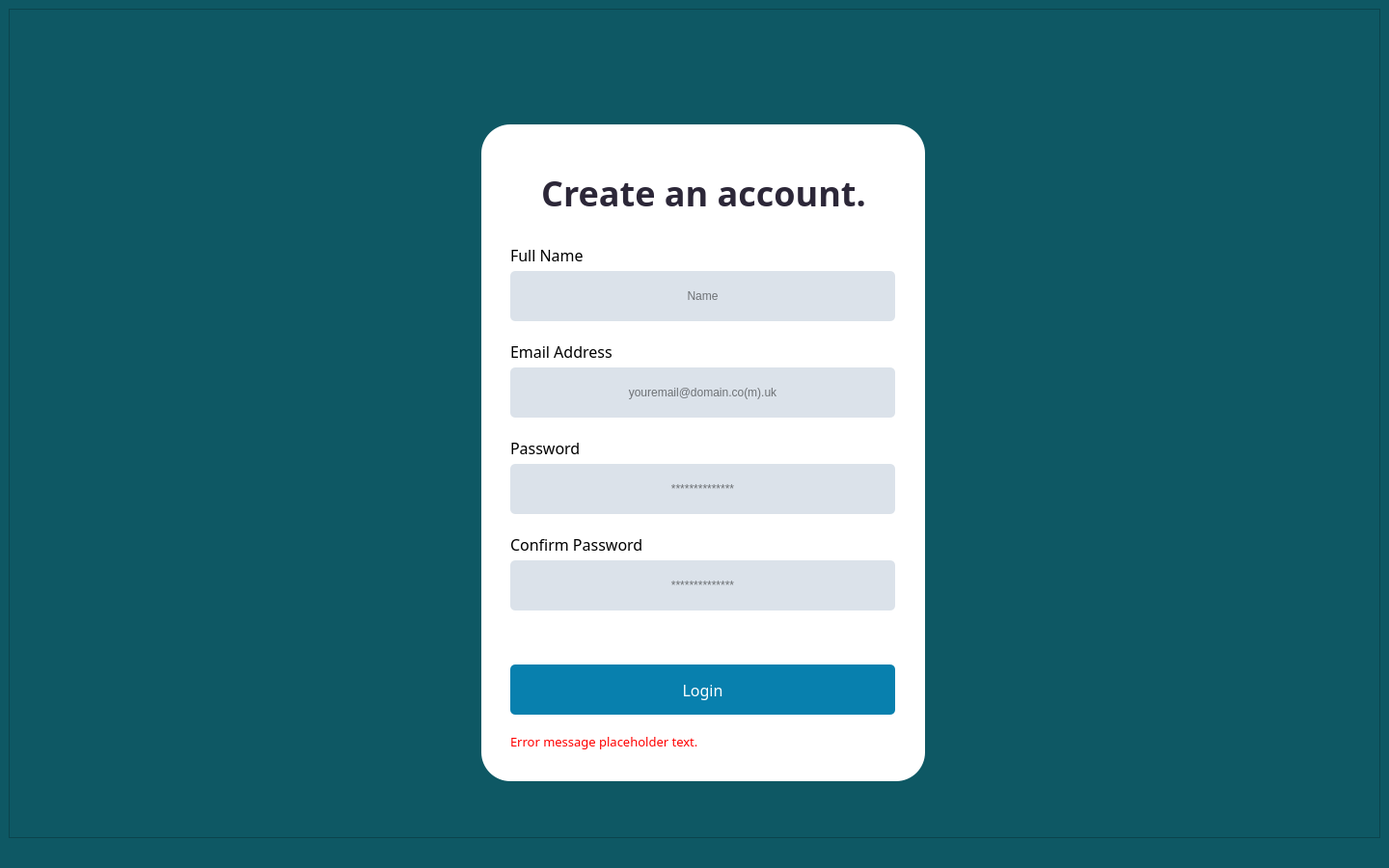
<?xml version="1.0" encoding="UTF-8"?>
<ui version="4.0">
 <class>Login_Main_Window</class>
 <widget class="QMainWindow" name="Login_Main_Window">
  <property name="geometry">
   <rect>
    <x>0</x>
    <y>0</y>
    <width>1440</width>
    <height>900</height>
   </rect>
  </property>
  <property name="sizePolicy">
   <sizepolicy hsizetype="Minimum" vsizetype="Minimum">
    <horstretch>0</horstretch>
    <verstretch>0</verstretch>
   </sizepolicy>
  </property>
  <property name="minimumSize">
   <size>
    <width>1440</width>
    <height>900</height>
   </size>
  </property>
  <property name="maximumSize">
   <size>
    <width>1440</width>
    <height>900</height>
   </size>
  </property>
  <property name="windowTitle">
   <string>Create an Account</string>
  </property>
  <property name="styleSheet">
   <string notr="true">background-color: rgb(14, 88, 100);</string>
  </property>
  <widget class="QWidget" name="centralwidget">
   <layout class="QGridLayout" name="gridLayout">
    <item row="0" column="1">
     <widget class="QFrame" name="Main_Frame">
      <property name="frameShape">
       <enum>QFrame::StyledPanel</enum>
      </property>
      <property name="frameShadow">
       <enum>QFrame::Raised</enum>
      </property>
      <widget class="QFrame" name="create_account_frame">
       <property name="geometry">
        <rect>
         <x>490</x>
         <y>120</y>
         <width>460</width>
         <height>681</height>
        </rect>
       </property>
       <property name="styleSheet">
        <string notr="true">background-color: rgb(255, 255, 255);
border-color: rgb(255, 255, 255);
border-radius: 30px; 
border: 2px;</string>
       </property>
       <property name="frameShape">
        <enum>QFrame::StyledPanel</enum>
       </property>
       <property name="frameShadow">
        <enum>QFrame::Raised</enum>
       </property>
       <widget class="QLabel" name="lbl_create_account">
        <property name="geometry">
         <rect>
          <x>0</x>
          <y>40</y>
          <width>461</width>
          <height>61</height>
         </rect>
        </property>
        <property name="font">
         <font>
          <family>IBM Plex Sans</family>
          <pointsize>27</pointsize>
          <weight>75</weight>
          <bold>true</bold>
         </font>
        </property>
        <property name="styleSheet">
         <string notr="true">color: rgb(44, 39, 56);</string>
        </property>
        <property name="text">
         <string>Create an account.</string>
        </property>
        <property name="alignment">
         <set>Qt::AlignCenter</set>
        </property>
       </widget>
       <widget class="QLabel" name="lbl_password">
        <property name="geometry">
         <rect>
          <x>30</x>
          <y>420</y>
          <width>351</width>
          <height>31</height>
         </rect>
        </property>
        <property name="font">
         <font>
          <family>IBM Plex Sans</family>
          <pointsize>12</pointsize>
          <weight>50</weight>
          <bold>false</bold>
         </font>
        </property>
        <property name="text">
         <string>Confirm Password</string>
        </property>
       </widget>
       <widget class="QPushButton" name="btn_create_account">
        <property name="geometry">
         <rect>
          <x>30</x>
          <y>560</y>
          <width>399</width>
          <height>52</height>
         </rect>
        </property>
        <property name="font">
         <font>
          <family>IBM Plex Sans</family>
          <pointsize>12</pointsize>
         </font>
        </property>
        <property name="styleSheet">
         <string notr="true">background-color: rgb(8, 128, 174);
color: rgb(255, 255, 255);
border-color: rgb(8, 128, 174);
border-radius: 5px; 
border: 2px;</string>
        </property>
        <property name="text">
         <string>Login</string>
        </property>
       </widget>
       <widget class="QLineEdit" name="edit_enter_password">
        <property name="geometry">
         <rect>
          <x>30</x>
          <y>452</y>
          <width>399</width>
          <height>52</height>
         </rect>
        </property>
        <property name="styleSheet">
         <string notr="true">background-color: rgb(219, 226, 234);
border-color: rgb(219, 226, 234);
border-radius: 5px; 
border: 2px;</string>
        </property>
        <property name="echoMode">
         <enum>QLineEdit::Password</enum>
        </property>
        <property name="cursorPosition">
         <number>0</number>
        </property>
        <property name="alignment">
         <set>Qt::AlignCenter</set>
        </property>
        <property name="placeholderText">
         <string>**************</string>
        </property>
       </widget>
       <widget class="QLabel" name="lbl_error_placeholder">
        <property name="geometry">
         <rect>
          <x>30</x>
          <y>630</y>
          <width>421</width>
          <height>20</height>
         </rect>
        </property>
        <property name="font">
         <font>
          <family>IBM Plex Sans</family>
          <pointsize>10</pointsize>
         </font>
        </property>
        <property name="styleSheet">
         <string notr="true">color: rgb(255, 0, 0);</string>
        </property>
        <property name="text">
         <string>Error message placeholder text.</string>
        </property>
       </widget>
       <widget class="QLabel" name="lbl_password_2">
        <property name="geometry">
         <rect>
          <x>30</x>
          <y>120</y>
          <width>351</width>
          <height>31</height>
         </rect>
        </property>
        <property name="font">
         <font>
          <family>IBM Plex Sans</family>
          <pointsize>12</pointsize>
          <weight>50</weight>
          <bold>false</bold>
         </font>
        </property>
        <property name="text">
         <string>Full Name</string>
        </property>
       </widget>
       <widget class="QLineEdit" name="edit_enter_password_2">
        <property name="geometry">
         <rect>
          <x>30</x>
          <y>152</y>
          <width>399</width>
          <height>52</height>
         </rect>
        </property>
        <property name="styleSheet">
         <string notr="true">background-color: rgb(219, 226, 234);
border-color: rgb(219, 226, 234);
border-radius: 5px; 
border: 2px;</string>
        </property>
        <property name="echoMode">
         <enum>QLineEdit::Normal</enum>
        </property>
        <property name="cursorPosition">
         <number>0</number>
        </property>
        <property name="alignment">
         <set>Qt::AlignCenter</set>
        </property>
        <property name="placeholderText">
         <string>Name</string>
        </property>
       </widget>
       <widget class="QLabel" name="lbl_password_3">
        <property name="geometry">
         <rect>
          <x>30</x>
          <y>320</y>
          <width>351</width>
          <height>31</height>
         </rect>
        </property>
        <property name="font">
         <font>
          <family>IBM Plex Sans</family>
          <pointsize>12</pointsize>
          <weight>50</weight>
          <bold>false</bold>
         </font>
        </property>
        <property name="text">
         <string>Password</string>
        </property>
       </widget>
       <widget class="QLineEdit" name="edit_enter_password_3">
        <property name="geometry">
         <rect>
          <x>30</x>
          <y>352</y>
          <width>399</width>
          <height>52</height>
         </rect>
        </property>
        <property name="styleSheet">
         <string notr="true">background-color: rgb(219, 226, 234);
border-color: rgb(219, 226, 234);
border-radius: 5px; 
border: 2px;</string>
        </property>
        <property name="echoMode">
         <enum>QLineEdit::Password</enum>
        </property>
        <property name="cursorPosition">
         <number>0</number>
        </property>
        <property name="alignment">
         <set>Qt::AlignCenter</set>
        </property>
        <property name="placeholderText">
         <string>**************</string>
        </property>
       </widget>
       <widget class="QLabel" name="lbl_password_4">
        <property name="geometry">
         <rect>
          <x>30</x>
          <y>220</y>
          <width>351</width>
          <height>31</height>
         </rect>
        </property>
        <property name="font">
         <font>
          <family>IBM Plex Sans</family>
          <pointsize>12</pointsize>
          <weight>50</weight>
          <bold>false</bold>
         </font>
        </property>
        <property name="text">
         <string>Email Address</string>
        </property>
       </widget>
       <widget class="QLineEdit" name="edit_enter_password_4">
        <property name="geometry">
         <rect>
          <x>30</x>
          <y>252</y>
          <width>399</width>
          <height>52</height>
         </rect>
        </property>
        <property name="styleSheet">
         <string notr="true">background-color: rgb(219, 226, 234);
border-color: rgb(219, 226, 234);
border-radius: 5px; 
border: 2px;</string>
        </property>
        <property name="echoMode">
         <enum>QLineEdit::Normal</enum>
        </property>
        <property name="cursorPosition">
         <number>0</number>
        </property>
        <property name="alignment">
         <set>Qt::AlignCenter</set>
        </property>
        <property name="placeholderText">
         <string>youremail@domain.co(m).uk</string>
        </property>
       </widget>
      </widget>
      <widget class="QPushButton" name="btn_back_button">
       <property name="geometry">
        <rect>
         <x>40</x>
         <y>10</y>
         <width>81</width>
         <height>71</height>
        </rect>
       </property>
       <property name="styleSheet">
        <string notr="true">background: transparent;</string>
       </property>
       <property name="text">
        <string/>
       </property>
       <property name="flat">
        <bool>true</bool>
       </property>
      </widget>
      <widget class="QLabel" name="lbl_back_button">
       <property name="geometry">
        <rect>
         <x>40</x>
         <y>10</y>
         <width>81</width>
         <height>71</height>
        </rect>
       </property>
       <property name="text">
        <string/>
       </property>
       <property name="pixmap">
        <pixmap resource="pyqt_resource_file.qrc">:/Back_Button/Images/Navigtaion - Back Button - Default - Rest.png</pixmap>
       </property>
       <property name="scaledContents">
        <bool>true</bool>
       </property>
      </widget>
      <zorder>create_account_frame</zorder>
      <zorder>lbl_back_button</zorder>
      <zorder>btn_back_button</zorder>
     </widget>
    </item>
   </layout>
  </widget>
  <widget class="QStatusBar" name="statusbar"/>
 </widget>
 <resources>
  <include location="pyqt_resource_file.qrc"/>
  <include location="../../../../../Google Drive/Uni/Postgrad MSc/ASDP - Agile Software Development Project/GROUP PROJECT/Product Management/Design/pyqt_resource_file.qrc"/>
 </resources>
 <connections/>
</ui>
